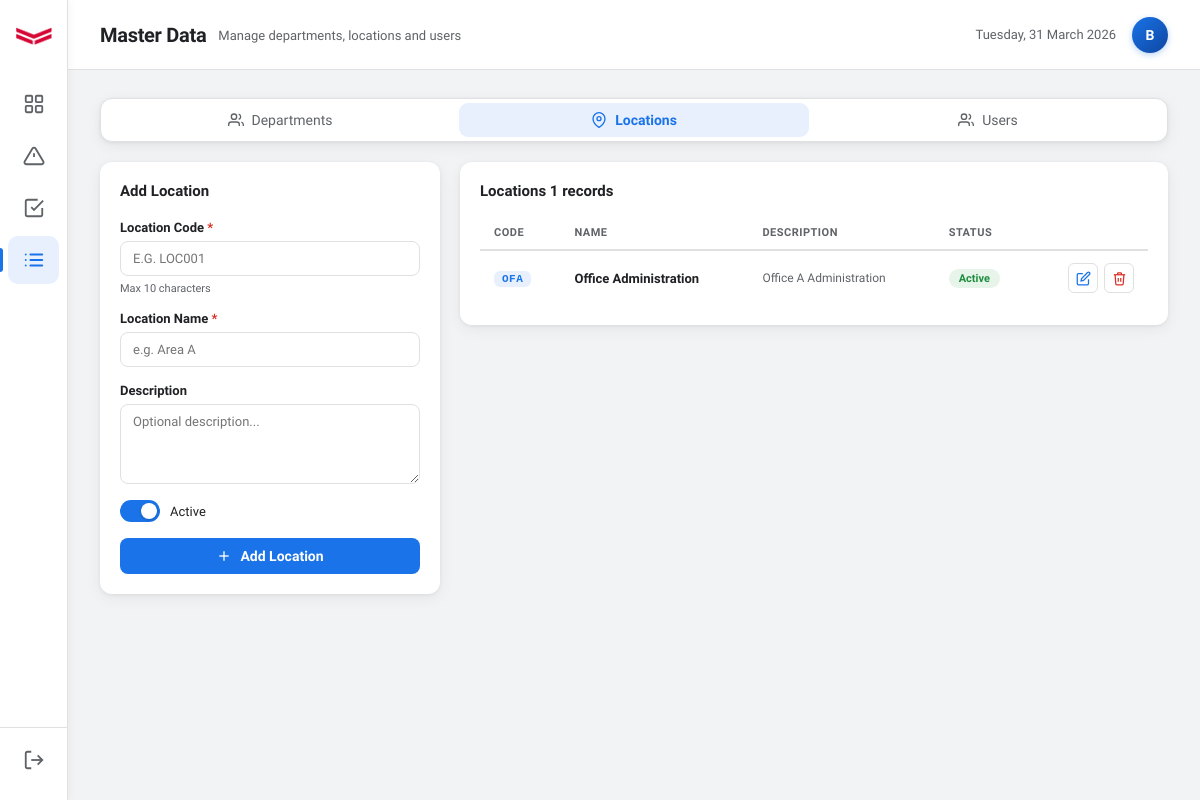
Screenshot of /master/index.php?tab=locations (signed in) with the database file from the repository.
### tables this page shows
CREATE TABLE `locations` (
  `id` int(11) NOT NULL,
  `code` varchar(10) NOT NULL,
  `name` varchar(100) NOT NULL,
  `description` text DEFAULT NULL,
  `is_active` tinyint(1) NOT NULL DEFAULT 1,
  `created_at` datetime NOT NULL DEFAULT current_timestamp(),
  `updated_at` datetime NOT NULL DEFAULT current_timestamp() ON UPDATE current_timestamp()
);

### master/index.php (the view, shortened to what this page needs)
<?php
require_once '../config/db.php';
$active_tab = $_GET['tab'] ?? 'departments';
$is_superadmin = (int)$_SESSION['role'] == 1;
$role = (int)($_SESSION['role'] ?? 3);
$locations = $pdo->query("
    SELECT l.* FROM locations l ORDER BY l.name
")->fetchAll();
?>
<!DOCTYPE html>
<html lang="en">
<head>
  <link rel="stylesheet" href="../assets/dashboard.css"/>
  <link rel="stylesheet" href="../assets/master.css"/>
</head>
<body>
  <aside class="sidebar">
    <div class="sidebar__logo">
      <img src="../assets/logo.png" alt="Yanmar" class="sidebar__logo-img"/>
    </div>
    <nav class="sidebar__nav">
      <a href="../index" class="nav-item" data-tooltip="Dashboard">
        <svg viewBox="0 0 24 24" fill="none" stroke="currentColor" stroke-width="2">
          <rect x="3" y="3" width="7" height="7" rx="1"/><rect x="14" y="3" width="7" height="7" rx="1"/>
          <rect x="3" y="14" width="7" height="7" rx="1"/><rect x="14" y="14" width="7" height="7" rx="1"/>
        </svg>
      </a>
      <a href="../hiyari/index" class="nav-item" data-tooltip="Hiyari Hatto">
        <svg viewBox="0 0 24 24" fill="none" stroke="currentColor" stroke-width="2">
          <path d="M10.29 3.86L1.82 18a2 2 0 0 0 1.71 3h16.94a2 2 0 0 0 1.71-3L13.71 3.86a2 2 0 0 0-3.42 0z"/>
          <line x1="12" y1="9" x2="12" y2="13"/><line x1="12" y1="17" x2="12.01" y2="17"/>
        </svg>
      </a>
      <a href="../kyt/index" class="nav-item" data-tooltip="KYT">
        <svg viewBox="0 0 24 24" fill="none" stroke="currentColor" stroke-width="2">
          <path d="M9 11l3 3L22 4"/>
          <path d="M21 12v7a2 2 0 0 1-2 2H5a2 2 0 0 1-2-2V5a2 2 0 0 1 2-2h11"/>
        </svg>
      </a>
      <?php if ($role <= 2): ?>
      <a href="../master/index" class="nav-item nav-item--active" data-tooltip="Master Data">
      </a>
      <?php endif; ?>
    </nav>
    <div class="sidebar__bottom">
      <a href="../auth/logout" class="nav-item nav-item--logout" data-tooltip="Sign Out">
        <svg viewBox="0 0 24 24" fill="none" stroke="currentColor" stroke-width="2">
          <path d="M9 21H5a2 2 0 0 1-2-2V5a2 2 0 0 1 2-2h4"/>
          <polyline points="16 17 21 12 16 7"/>
          <line x1="21" y1="12" x2="9" y2="12"/>
        </svg>
      </a>
    </div>
  </aside>
  <main class="main">
    <header class="topbar">
      <div class="topbar__left">
        <h1 class="topbar__title">Master Data</h1>
        <p class="topbar__sub">Manage departments, locations<?php echo $is_superadmin ? ' and users' : ''; ?></p>
      </div>
      <div class="topbar__right">
        <div class="topbar__date"><?php echo date('l, d F Y'); ?></div>
        <?php if (isset($_SESSION['user_id'])): ?>
        <div style="position:relative">
          <div class="topbar__avatar" id="avatarBtn">
            <?php echo strtoupper(substr($_SESSION['name'] ?? 'U', 0, 1)); ?>
          </div>
        </div>
        <?php endif; ?>
      </div>
    </header>
    <div class="content">
      <div class="tabs">
        <button class="tab <?php echo $active_tab === 'departments' ? 'tab--active' : ''; ?>" data-tab="departments">
          <svg viewBox="0 0 24 24" fill="none" stroke="currentColor" stroke-width="2" width="16" height="16">
            <path d="M17 21v-2a4 4 0 0 0-4-4H5a4 4 0 0 0-4 4v2"/>
            <circle cx="9" cy="7" r="4"/>
            <path d="M23 21v-2a4 4 0 0 0-3-3.87"/><path d="M16 3.13a4 4 0 0 1 0 7.75"/>
          </svg>
          Departments
        </button>
        <button class="tab <?php echo $active_tab === 'locations' ? 'tab--active' : ''; ?>" data-tab="locations">
          <svg viewBox="0 0 24 24" fill="none" stroke="currentColor" stroke-width="2" width="16" height="16">
            <path d="M21 10c0 7-9 13-9 13s-9-6-9-13a9 9 0 0 1 18 0z"/>
            <circle cx="12" cy="10" r="3"/>
          </svg>
          Locations
        </button>
        <?php if ($is_superadmin): ?>
        <button class="tab <?php echo $active_tab === 'users' ? 'tab--active' : ''; ?>" data-tab="users">
          <svg viewBox="0 0 24 24" fill="none" stroke="currentColor" stroke-width="2" width="16" height="16">
            <path d="M17 21v-2a4 4 0 0 0-4-4H5a4 4 0 0 0-4 4v2"/>
            <circle cx="9" cy="7" r="4"/>
            <path d="M23 21v-2a4 4 0 0 0-3-3.87"/><path d="M16 3.13a4 4 0 0 1 0 7.75"/>
          </svg>
          Users
        </button>
        <?php endif; ?>
      </div>
      <div class="tab-panel <?php echo $active_tab === 'locations' ? 'tab-panel--active' : ''; ?>" id="tab-locations">
        <div class="master-layout">
          <div class="master-form-box">
            <div class="master-form-box__header">
              <h2 class="master-form-box__title">Add Location</h2>
            </div>
            <form method="POST" action="loc_store.php">
              <div class="form-group">
                <label class="form-label">Location Code <span class="required">*</span></label>
                <input type="text" name="code" class="form-input" placeholder="e.g. LOC001" required maxlength="10" style="text-transform:uppercase"/>
                <span class="form-hint">Max 10 characters</span>
              </div>
              <div class="form-group">
                <label class="form-label">Location Name <span class="required">*</span></label>
                <input type="text" name="name" class="form-input" placeholder="e.g. Area A" required/>
              </div>
              <div class="form-group">
                <label class="form-label">Description</label>
                <textarea name="description" class="form-textarea" rows="3" placeholder="Optional description..."></textarea>
              </div>
              <div class="form-group">
                <label class="toggle-label">
                  <span class="toggle-switch"></span>
                  Active
                </label>
              </div>
              <button type="submit" class="btn-submit">
                <svg viewBox="0 0 24 24" fill="none" stroke="currentColor" stroke-width="2" width="16" height="16">
                  <line x1="12" y1="5" x2="12" y2="19"/><line x1="5" y1="12" x2="19" y2="12"/>
                </svg>
                Add Location
              </button>
            </form>
          </div>
          <div class="master-list-box">
            <div class="master-list-box__header">
              <h2 class="master-list-box__title">Locations <span class="table-count"><?php echo count($locations); ?> records</span></h2>
            </div>
            <?php if (empty($locations)): ?>
            <div class="empty-state">
              <svg viewBox="0 0 24 24" fill="none" stroke="currentColor" stroke-width="1.5" width="40" height="40">
                <path d="M21 10c0 7-9 13-9 13s-9-6-9-13a9 9 0 0 1 18 0z"/><circle cx="12" cy="10" r="3"/>
              </svg>
              <p>No locations yet</p>
            </div>
            <?php else: ?>
            <div class="table-wrap">
              <table class="table">
                <thead>
                  <tr><th>Code</th><th>Name</th><th>Description</th><th>Status</th><th></th></tr>
                </thead>
                <tbody>
                  <?php foreach ($locations as $l): ?>
                  <tr>
                    <td><span class="code-badge"><?php echo htmlspecialchars($l['code']); ?></span></td>
                    <td><strong><?php echo htmlspecialchars($l['name']); ?></strong></td>
                    <td class="td-desc"><?php echo htmlspecialchars($l['description'] ?? '—'); ?></td>
                    <td><span class="badge <?php echo $l['is_active'] ? 'badge--closed' : 'badge--open'; ?>"><?php echo $l['is_active'] ? 'Active' : 'Inactive'; ?></span></td>
                    <td class="td-actions">
                      <button class="action-btn action-btn--edit" onclick="openEditLoc(<?php echo htmlspecialchars(json_encode($l)); ?>)" title="Edit">
                        <svg viewBox="0 0 24 24" fill="none" stroke="currentColor" stroke-width="2" width="15" height="15">
                          <path d="M11 4H4a2 2 0 0 0-2 2v14a2 2 0 0 0 2 2h14a2 2 0 0 0 2-2v-7"/>
                          <path d="M18.5 2.5a2.121 2.121 0 0 1 3 3L12 15l-4 1 1-4 9.5-9.5z"/>
                        </svg>
                      </button>
                      <a href="loc_delete.php?id=<?php echo $l['id']; ?>" class="action-btn action-btn--delete" onclick="return confirm('Delete this location?')" title="Delete">
                        <svg viewBox="0 0 24 24" fill="none" stroke="currentColor" stroke-width="2" width="15" height="15">
                          <polyline points="3 6 5 6 21 6"/>
                          <path d="M19 6l-1 14a2 2 0 0 1-2 2H8a2 2 0 0 1-2-2L5 6"/>
                          <path d="M10 11v6"/><path d="M14 11v6"/>
                          <path d="M9 6V4a1 1 0 0 1 1-1h4a1 1 0 0 1 1 1v2"/>
                        </svg>
                      </a>
                    </td>
                  </tr>
                  <?php endforeach; ?>
                </tbody>
              </table>
            </div>
            <?php endif; ?>
          </div>
        </div>
      </div>
    </div>
  </main>
</body>
</html>

### assets/master.css (style rules this page uses)
.master-layout { display: grid; grid-template-columns: 340px 1fr; gap: 20px; align-items: start; }
.master-form-box { background: #fff; border-radius: var(--radius); box-shadow: var(--shadow); padding: 20px; position: sticky; top: calc(var(--topbar-h) + 16px); }
.master-form-box__header { margin-bottom: 20px; }
.master-form-box__title { font-size: 15px; font-weight: 600; }
.master-list-box { background: #fff; border-radius: var(--radius); box-shadow: var(--shadow); padding: 20px; }
.master-list-box__header { display: flex; align-items: center; justify-content: space-between; margin-bottom: 16px; }
.master-list-box__title { font-size: 15px; font-weight: 600; }
.form-group { display: flex; flex-direction: column; gap: 6px; margin-bottom: 16px; }
.form-label { font-size: 13px; font-weight: 600; color: var(--text-primary); }
.required { color: var(--red); }
.form-hint { font-size: 11px; color: var(--text-secondary); }
.form-input, .form-select, .form-textarea { padding: 9px 12px; border: 1.5px solid var(--border); border-radius: 8px; font-family: var(--font); font-size: 13px; color: var(--text-primary); background: #fff; outline: none; width: 100%; transition: border-color var(--transition), box-shadow var(--transition); }
.form-textarea { resize: vertical; min-height: 80px; }
.toggle-label { display: flex; align-items: center; gap: 10px; cursor: pointer; font-size: 13px; font-weight: 500; color: var(--text-primary); user-select: none; }
.toggle-switch { width: 40px; height: 22px; background: var(--border); border-radius: 11px; position: relative; transition: background var(--transition); flex-shrink: 0; }
.toggle-switch::after { content: ''; position: absolute; width: 16px; height: 16px; border-radius: 50%; background: #fff; top: 3px; left: 3px; transition: transform var(--transition); box-shadow: 0 1px 3px rgba(0,0,0,0.2); }
.toggle-input:checked + .toggle-switch { background: var(--primary); }
.toggle-input:checked + .toggle-switch::after { transform: translateX(18px); }
.btn-submit { display: flex; align-items: center; justify-content: center; gap: 8px; width: 100%; padding: 10px 16px; background: var(--primary); color: #fff; border: none; border-radius: 8px; font-family: var(--font); font-size: 14px; font-weight: 600; cursor: pointer; transition: background var(--transition), box-shadow var(--transition); margin-top: 4px; }
.code-badge { display: inline-block; padding: 2px 8px; background: var(--primary-light); color: var(--primary); border-radius: 6px; font-size: 11px; font-weight: 700; font-family: monospace; letter-spacing: 0.5px; }
.td-desc { max-width: 200px; overflow: hidden; text-overflow: ellipsis; white-space: nowrap; color: var(--text-secondary); font-size: 12px; }
.td-actions { display: flex; gap: 6px; justify-content: flex-end; }
.action-btn { width: 30px; height: 30px; border-radius: 6px; border: 1px solid var(--border); background: #fff; display: flex; align-items: center; justify-content: center; cursor: pointer; text-decoration: none; transition: background var(--transition), border-color var(--transition), color var(--transition); }
.action-btn--edit { color: var(--primary); }
.action-btn--delete { color: var(--red); }

### rows the page displays
locations: code "OFA", name "Office Administration", description "Office A Administration", is_active "Active"

### other values shown
substr($_SESSION['name'] ?? 'U', 0, 1) "B"
count($locations) "1"
